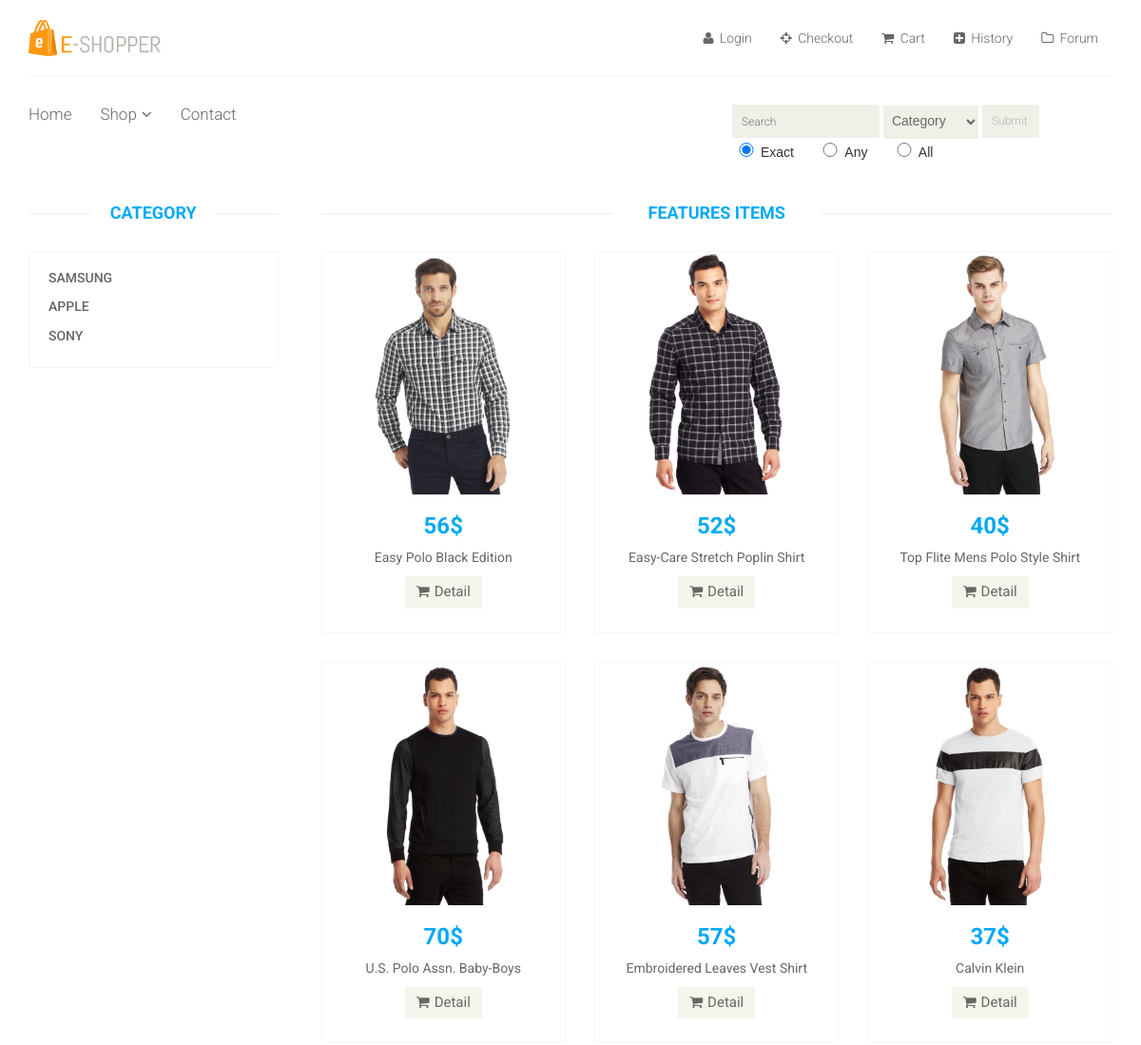
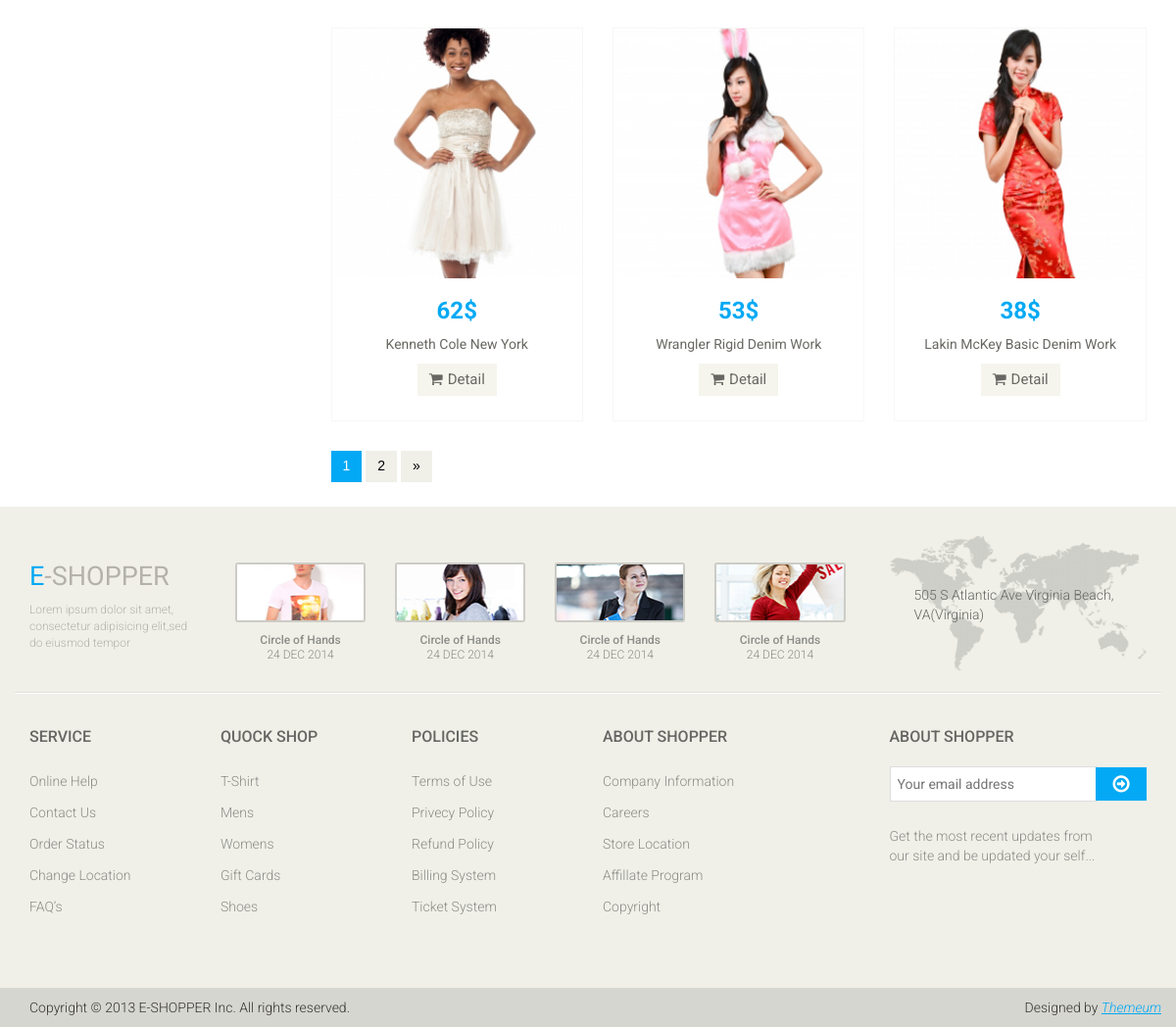
Page /shop.php?cat=All&i=1 on the committed database (2 pictures, top to bottom).
### tables this page shows
CREATE TABLE IF NOT EXISTS `category` (
  `ID` int(11) NOT NULL,
  `Name` varchar(15) NOT NULL
);

CREATE TABLE IF NOT EXISTS `item` (
  `ID` int(11) NOT NULL,
  `Name` varchar(45) DEFAULT NULL,
  `price` int(11) DEFAULT NULL,
  `image` varchar(100) DEFAULT NULL,
  `category` text NOT NULL,
  `Detail` varchar(1000) NOT NULL
);

### shop.php (the view, shortened to what this page needs)
<?php
        include("header.php");
?>
<body>
	<section>
		<div class='container'>
			<div class='row'>
				<?php
                    include("sidebar.php");
                ?>
				<div class='col-sm-9 padding-right'>
					<div class='features_items'>
						<h2 class='title text-center'>Features Items</h2>
						<?php
							$cat = $_REQUEST["cat"];
							if ($cat == "All")
								$sel=mysql_query("select * from item");
							else
								$sel=mysql_query("select * from item where category = '$cat'");
							$arrlength = mysql_numrows($sel);
							$imax = 1;
							if($arrlength% 9==0)
							{
								$imax = $arrlength/12;
							}
							else
							{
								$imax = ($arrlength - $arrlength%12)/12 + 1;
							}
							$ci = $_REQUEST["i"];
							for($x = ($ci-1)*9 ; $x < $arrlength and $x < $ci*9; $x++) {
								echo "
							   <div class='col-sm-4'>
									<div class='product-image-wrapper'>
										<div class='single-products'>
												<div class='productinfo text-center'>
                                                    <a href='product-details.php?index=".mysql_result($sel,$x,"ID")."' >
													   <img src=".mysql_result($sel,$x,"image")." alt='' />
													</a>
                                                    <h2>".mysql_result($sel,$x,"price")."$</h2>
													<p>".mysql_result($sel,$x,"Name")."</p>
													<a href='product-details.php?index=".mysql_result($sel,$x,"ID")."' class='btn btn-default add-to-cart'><i class='fa fa-shopping-cart'></i>Detail</a>
												</div>
										</div>
									</div>
								</div>";
							}
                        ?>
						</div>
						<?php
						echo "<div><ul class='pagination'>";
                        for($i = 1; $i<= $imax; $i++ )
                        {
                            if($ci==$i)
                            {
                                echo "<li class='active'><a href='?cat=".$cat."&i=".$i."'>".$i."</a></li>";
                            }
                            else
                            {
                                echo "<li><a href='?cat=".$cat."&i=".$i."''>".$i."</a></li>";
                            }
                        }
                        if($ci >= $imax)
                        {
                            echo "<li><a href='?cat=".$cat."&i=".$imax."''>&raquo;</a></li>";
                        }
                        else
                        {
                            echo "<li><a href='?cat=".$cat."&i=".($ci+1)."''>&raquo;</a></li>";
                        }
						echo "</ul></div>";
                        ?>
				</div>
			</div>
		</div>
	</section>
</body>
<?php
	include("footer.php");
?>

### sidebar.php (shortened to what this page needs)
<div class='col-sm-3'>
	<div class='left-sidebar'>
		<h2>Category</h2>
		<div class='panel-group category-products' id='accordian'>
			<?php
				$sel = mysql_query("select * from category");
				while($arr=mysql_fetch_array($sel))
				{
					$name = $arr["Name"];
					echo "
						<div class='panel panel-default'>
							<div class='panel-heading'>
								<h4 class='panel-title'><a href='shop.php?cat=$name&i=1'>$name</a></h4>
							</div>
						</div>
					";
				}
			?>
		</div>
	</div>
</div>

### css/main.css (style rules this page uses)
body { font-family: 'Tahoma', sans-serif; background:; position: relative; font-weight:400px; }
ul li { list-style: none; }
a { -webkit-transition: 300ms; -moz-transition: 300ms; -o-transition: 300ms; transition: 300ms; }
h1, h2, h3, h4, h5, h6 { font-family: 'Roboto', sans-serif; }
.category-products { border: 1px solid #F7F7F0; margin-bottom: 35px; padding-bottom: 20px; padding-top: 15px; }
.left-sidebar h2, .brands_products h2 { color: #03a9f4; font-family: 'Roboto', sans-serif; font-size: 18px; font-weight: 700; margin: 0 auto 30px; text-align: center; text-transform: uppercase; position: relative; z-index:3; }
.left-sidebar h2:after, h2.title:after { content: " "; position: absolute; border: 1px solid #f5f5f5; bottom:8px; left: 0; width: 100%; height: 0; z-index: -2; }
.left-sidebar h2:before { content: " "; position: absolute; background: #fff; bottom: -6px; width: 130px; height: 30px; z-index: -1; left: 50%; margin-left: -65px; }
h2.title:before { content: " "; position: absolute; background: #fff; bottom: -6px; width: 220px; height: 30px; z-index: -1; left: 50%; margin-left: -110px; }
.category-products .panel { background-color: #FFFFFF; border: 0px; border-radius: 0px; box-shadow:none; margin-bottom: 0px; }
.category-products .panel-default .panel-heading { background-color: #FFFFFF; border: 0 none; color: #FFFFFF; padding: 5px 20px; }
.category-products .panel-default .panel-heading .panel-title a { color: #696763; font-family: 'Roboto', sans-serif; font-size: 14px; text-decoration: none; text-transform: uppercase; }
.padding-right { padding-right: 0; }
.features_items { overflow:hidden; }
h2.title { color: #03a9f4; font-family: 'Roboto', sans-serif; font-size: 18px; font-weight: 700; margin: 0 15px; text-transform: uppercase; margin-bottom: 30px; position: relative; }
.product-image-wrapper { border:1px solid #F7F7F5; overflow: hidden; margin-bottom:30px; }
.single-products { position: relative; }
.productinfo h2 { color: #03a9f4; font-family: 'Roboto', sans-serif; font-size: 24px; font-weight: 700; }
.productinfo p { font-family: 'Roboto', sans-serif; font-size: 14px; font-weight: 400; color: #696763; }
.productinfo img { width: 100%; height: 255px; }
.productinfo { position:relative; }
.add-to-cart { background:#F5F5ED; border: 0 none; border-radius: 0; color: #696763; font-family: 'Roboto', sans-serif; font-size: 15px; margin-bottom: 25px; }
.add-to-cart i { margin-right:5px; }
.pagination { display: inline-block; margin-bottom: 25px; margin-top: 0; padding-left: 15px; }
.pagination li:first-child a, .pagination li:first-child span { border-bottom-left-radius: 0; border-top-left-radius: 0; margin-left: 0; }
.pagination li:last-child a, .pagination li:last-child span { border-bottom-right-radius: 0; border-top-right-radius: 0; }
.pagination .active a, .pagination .active span, .pagination .active a:hover, .pagination .active span:hover, .pagination .active a:focus, .pagination .active span:focus { background-color: #03a9f4; border-color: #03a9f4; color: #FFFFFF; cursor: default; z-index: 2; }
.pagination li a, .pagination li span { background-color: #f0f0e9; border: 0; float: left; line-height: 1.42857; margin-left: -1px; padding: 6px 12px; position: relative; text-decoration: none; margin-right: 5px; color:#000; }

### rows in the picture
category: Name "SAMSUNG"
category: Name "APPLE"
category: Name "SONY"
item: image (picture), price "56", Name "Easy Polo Black Edition"
item: image (picture), price "52", Name "Easy-Care Stretch Poplin Shirt"
item: image (picture), price "40", Name "Top Flite Mens Polo Style Shirt"
item: image (picture), price "70", Name "U.S. Polo Assn. Baby-Boys"
item: image (picture), price "57", Name "Embroidered Leaves Vest Shirt"
item: image (picture), price "37", Name "Calvin Klein"
item: image (picture), price "62", Name "Kenneth Cole New York"
item: image (picture), price "53", Name "Wrangler Rigid Denim Work"
item: image (picture), price "38", Name "Lakin McKey Basic Denim Work"
